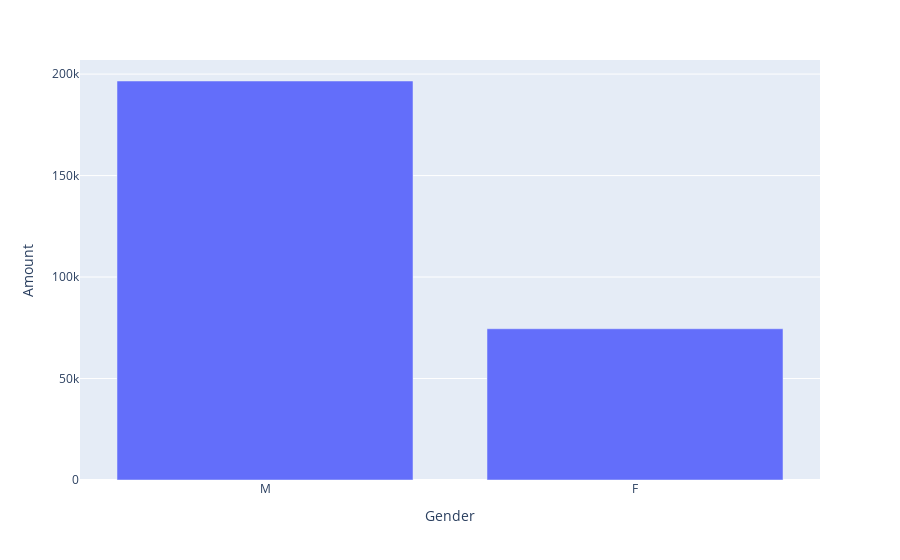

This figure's notebook cell:
### Code cell
fig = px.bar(sex, x="Gender", y="Amount")
fig.show()

### Figure 1 — Plotly figure (JSON) as saved in the notebook; plotly's stock layout.template omitted (floating-point values rounded to 4 significant figures)
{"data": [{"alignmentgroup": "True", "hovertemplate": "Gender=%{x}<br>Amount=%{y}<extra></extra>", "legendgroup": "", "marker": {"color": "#636efa", "pattern": {"shape": ""}}, "name": "", "offsetgroup": "", "orientation": "v", "showlegend": false, "textposition": "auto", "type": "bar", "x": ["M", "F"], "xaxis": "x", "y": [196594, 74522], "yaxis": "y"}], "layout": {"barmode": "relative", "legend": {"tracegroupgap": 0}, "margin": {"t": 60}, "xaxis": {"anchor": "y", "domain": [0, 1], "title": {"text": "Gender"}}, "yaxis": {"anchor": "x", "domain": [0, 1], "title": {"text": "Amount"}}}}
